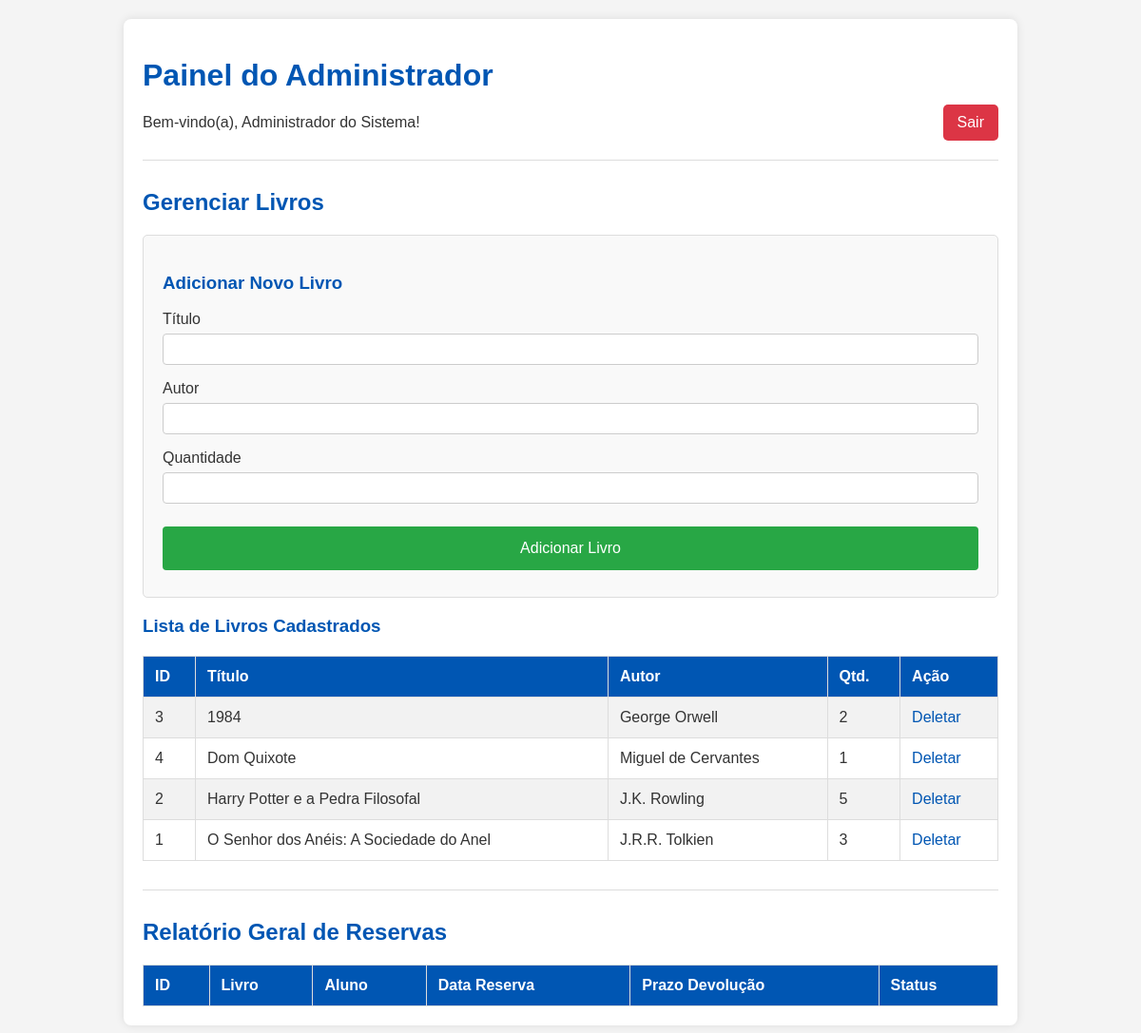
Screenshot of /painel_admin.php (signed in) with the database file from the repository.
### tables this page shows
CREATE TABLE `livros` (
  `id` int(11) NOT NULL AUTO_INCREMENT,
  `titulo` varchar(255) NOT NULL,
  `autor` varchar(255) NOT NULL,
  `quantidade` int(11) NOT NULL,
  PRIMARY KEY (`id`)
);

### painel_admin.php (the view, shortened to what this page needs)
<?php
require 'conexao.php';
$nome_usuario = $_SESSION['nome_usuario'];
$livros_sql = "SELECT * FROM livros ORDER BY titulo";
$livros_resultado = mysqli_query($conexao, $livros_sql);
?>
<!DOCTYPE html>
<html lang="pt-br">
<head>
    <link rel="stylesheet" href="css/estilo.css">
</head>
<body>
    <div class="container">
        <h1>Painel do Administrador</h1>
        <p>Bem-vindo(a), <?php echo htmlspecialchars($nome_usuario); ?>! <a href="logout.php" class="logout" style="float: right; margin-top: -10px;">Sair</a></p>
        <hr>
        <h2>Gerenciar Livros</h2>
        <form action="painel_admin.php" method="post">
            <h3>Adicionar Novo Livro</h3>
            <label for="titulo">Título</label>
            <input type="text" id="titulo" name="titulo" required>
            <label for="autor">Autor</label>
            <input type="text" id="autor" name="autor" required>
            <label for="quantidade">Quantidade</label>
            <input type="number" id="quantidade" name="quantidade" required min="1">
            <button type="submit" name="add_livro">Adicionar Livro</button>
        </form>
        <h3>Lista de Livros Cadastrados</h3>
        <table>
            <tr><th>ID</th><th>Título</th><th>Autor</th><th>Qtd.</th><th>Ação</th></tr>
            <?php while ($livro = mysqli_fetch_assoc($livros_resultado)): ?>
            <tr>
                <td><?php echo $livro['id']; ?></td>
                <td><?php echo htmlspecialchars($livro['titulo']); ?></td>
                <td><?php echo htmlspecialchars($livro['autor']); ?></td>
                <td><?php echo $livro['quantidade']; ?></td>
                <td><a href="painel_admin.php?delete_id=<?php echo $livro['id']; ?>" onclick="return confirm('Tem certeza?');">Deletar</a></td>
            </tr>
            <?php endwhile; ?>
        </table>
        <hr>
        <h2>Relatório Geral de Reservas</h2>
        <table>
            <tr><th>ID</th><th>Livro</th><th>Aluno</th><th>Data Reserva</th><th>Prazo Devolução</th><th>Status</th></tr>
        </table>
    </div>
</body>
</html>

### css/estilo.css (style rules this page uses)
body { font-family: Arial, sans-serif; background-color: #f4f4f4; margin: 0; padding: 20px; color: #333; }
.container { max-width: 900px; margin: auto; background: #fff; padding: 20px; border-radius: 8px; box-shadow: 0 0 10px rgba(0,0,0,0.1); }
h1, h2, h3 { color: #0056b3; }
hr { border: 0; height: 1px; background-color: #ddd; margin: 30px 0; }
a { color: #0056b3; text-decoration: none; }
.logout { display: inline-block; margin-top: 20px; background-color: #dc3545; color: white; padding: 10px 15px; border-radius: 5px; text-decoration: none; }
table { width: 100%; border-collapse: collapse; margin-top: 20px; }
table, th, td { border: 1px solid #ddd; }
th, td { padding: 12px; text-align: left; }
th { background-color: #0056b3; color: white; }
tr:nth-child(even) { background-color: #f2f2f2; }
form { margin-top: 20px; padding: 20px; border: 1px solid #ddd; border-radius: 5px; background-color: #f9f9f9; }
input[type=text], input[type=email], input[type=password], input[type=number] { width: 100%; padding: 8px; margin: 6px 0 16px 0; display: inline-block; border: 1px solid #ccc; border-radius: 4px; box-sizing: border-box; }
button, input[type=submit] { background-color: #28a745; color: white; padding: 14px 20px; margin: 8px 0; border: none; cursor: pointer; width: 100%; border-radius: 4px; font-size: 16px; }

### rows the page displays
livros: id "3", titulo "1984", autor "George Orwell", quantidade "2"
livros: id "4", titulo "Dom Quixote", autor "Miguel de Cervantes", quantidade "1"
livros: id "2", titulo "Harry Potter e a Pedra Filosofal", autor "J.K. Rowling", quantidade "5"
livros: id "1", titulo "O Senhor dos Anéis: A Sociedade do Anel", autor "J.R.R. Tolkien", quantidade "3"

### other values shown
$nome_usuario "Administrador do Sistema"
